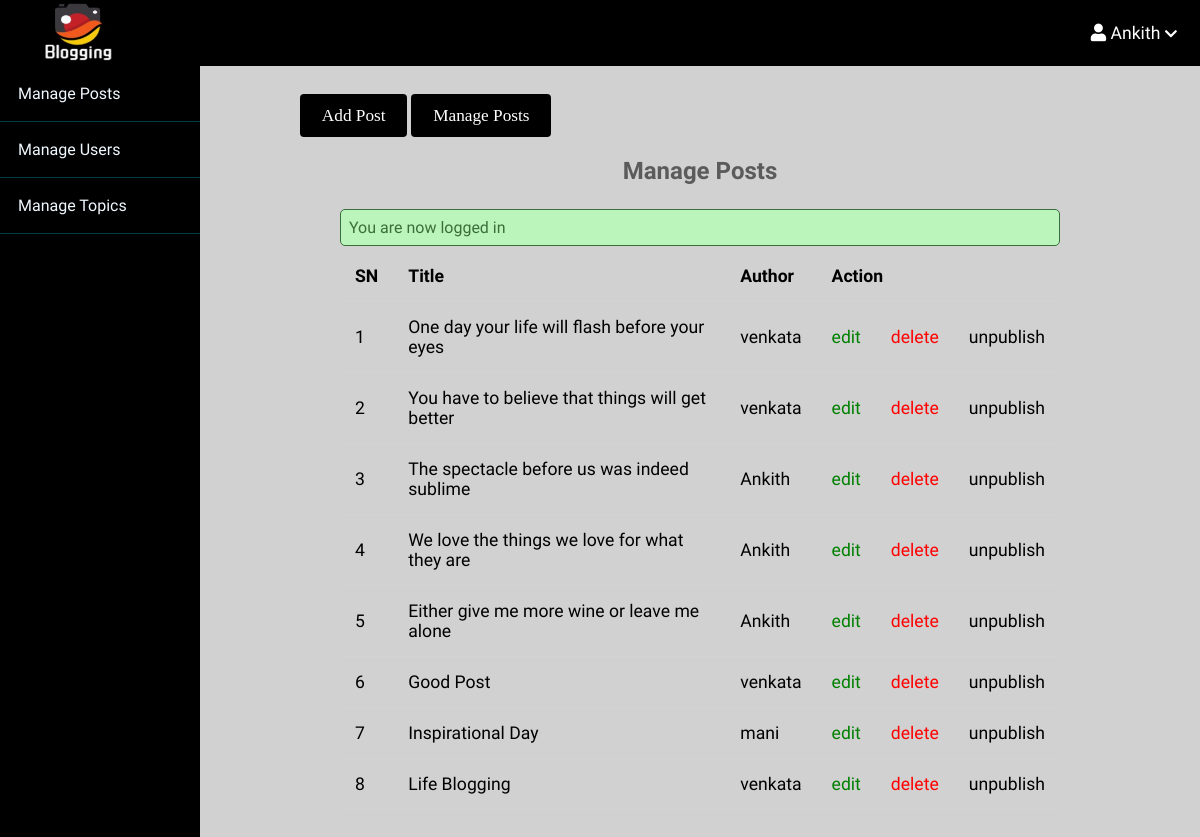
Screenshot of /admin/posts/index.php (signed in) with the database file from the repository.
### tables this page shows
CREATE TABLE `posts` (
  `id` int(11) NOT NULL,
  `user_id` int(11) NOT NULL,
  `topic_id` int(11) DEFAULT NULL,
  `title` varchar(255) NOT NULL,
  `image` varchar(255) NOT NULL,
  `body` text NOT NULL,
  `published` tinyint(4) NOT NULL,
  `created_at` datetime NOT NULL DEFAULT current_timestamp()
);

CREATE TABLE `users` (
  `id` int(11) NOT NULL,
  `admin` tinyint(4) NOT NULL,
  `username` varchar(255) NOT NULL,
  `email` varchar(255) NOT NULL,
  `password` varchar(255) NOT NULL,
  `created_at` timestamp NOT NULL DEFAULT current_timestamp()
);

### app/database/db.php (called while the page is built, shortened)
<?php
require('connect.php');
function executeQuery($sql, $data)
{
    global $conn;
    $stmt = $conn->prepare($sql);
    $values = array_values($data);
    $types = str_repeat('s', count($values));
    $stmt->bind_param($types, ...$values);
    $stmt->execute();
    return $stmt;
}
function selectAll($table, $conditions = [])
{
    global $conn;
    $sql = "SELECT * FROM $table";
    if (empty($conditions)) {
        $stmt = $conn->prepare($sql);
        $stmt->execute();
        $records = $stmt->get_result()->fetch_all(MYSQLI_ASSOC);
        return $records;
    }
}
function UserName($name)
{
    $sql = "SELECT username from users WHERE id=? LIMIT 1";
    $stmt = executeQuery($sql, ['id' => $name]);
    $records = $stmt->get_result()->fetch_all(MYSQLI_ASSOC);
    return $records;
}

### app/controllers/posts.php (called while the page is built, shortened)
<?php
include(ROOT_PATH . "/app/database/db.php");
$table = 'posts';
$posts = selectAll($table);

### admin/posts/index.php (the view, shortened to what this page needs)
<?php include(ROOT_PATH . "/app/controllers/posts.php");
?>
<!DOCTYPE html>
<html lang="en">
    <head>
        <link rel="stylesheet"
            href="https://use.fontawesome.com/releases/v5.7.2/css/all.css"
>
        <link rel="stylesheet" href="../../assets/css/style.css">
        <link rel="stylesheet" href="../../assets/css/admin.css">
    </head>
    <body>
    <?php include(ROOT_PATH . "/app/includes/adminHeader.php"); ?>
        <div class="admin-wrapper">
        <?php include(ROOT_PATH . "/app/includes/adminSidebar.php"); ?>
            <div class="admin-content">
                <div class="button-group">
                    <a href="create.php" class="btn btn-big">Add Post</a>
                    <a href="index.php" class="btn btn-big">Manage Posts</a>
                </div>
                <div class="content">
                    <h2 class="page-title">Manage Posts</h2>
                    <?php include(ROOT_PATH . "/app/includes/messages.php"); ?>
                    <table>
                        <thead>
                            <th>SN</th>
                            <th>Title</th>
                            <th>Author</th>
                            <th colspan="3">Action</th>
                        </thead>
                        <tbody>
                            <?php foreach ($posts as $key => $post): ?>
                                <tr>
                                    <td><?php echo $key + 1; ?></td>
                                    <td><?php echo $post['title']; ?></td>
                                    <td><?php
                                     $res = UserName($post['user_id']);
                                     echo $res[0]['username'];
                                     ?></td>
                                    <td><a href="edit.php?id=<?php echo $post['id']; ?>" class="edit">edit</a></td>
                                    <td><a href="edit.php?delete_id=<?php echo $post['id']; ?>" class="delete">delete</a></td>
                                    <?php if ($post['published']): ?>
                                        <td><a href="edit.php?published=0&p_id=<?php echo $post['id'] ?>" class="unpublish">unpublish</a></td>
                                    <?php else: ?>
                                        <td><a href="edit.php?published=1&p_id=<?php echo $post['id'] ?>" class="publish">publish</a></td>
                                    <?php endif; ?>
                                </tr>
                            <?php endforeach; ?>
                        </tbody>
                    </table>
                </div>
            </div>
        </div>
    </body>
</html>

### assets/css/style.css (style rules this page uses)
* { box-sizing: border-box }
html, body { height: 100%; padding: 0px; margin: 0px; background-color: rgb(209 209 209); font-family: 'Acme'; }
h1, h2, h3, h4, h5, h6 { font-family: 'Trade winds'; color: #5c5b5b; margin: 5px; }
a { text-decoration: none; color: inherit; }
.btn { padding: 0.5rem 1rem; background: #000000; color: white; border: 1px solid transparent; border-radius: 0.25rem; font-size: 1.08em; font-family: 'Lora', serif; }
.btn-big { padding: 0.7rem 1.3rem; line-height: 1.3rem; }
.content { width: 90%; margin: 30px auto 30px; }

### assets/css/admin.css (style rules this page uses)
.admin-wrapper { display: flex; height: calc(100% - 66px); }
.admin-wrapper .admin-content { flex: 8; height: 100%; padding: 40px 100px 100px; overflow-y: scroll; }
.admin-content .page-title { text-align: center; margin-bottom: 1.5rem; }
table { width: 100%; border-collapse: collapse; font-size: 1.1rem; }
th, td { padding: 15px; text-align: left; border-bottom: 1px solid #d3d3d3; }
.edit { color: green; }
.delete { color: red; }

### rows the page displays
posts: title "One day your life will flash before your eyes", user.username "venkata"
posts: title "You have to believe that things will get better", user.username "venkata"
posts: title "The spectacle before us was indeed sublime", user.username "Ankith"
posts: title "We love the things we love for what they are", user.username "Ankith"
posts: title "Either give me more wine or leave me alone", user.username "Ankith"
posts: title "Good Post", user.username "venkata"
posts: title "Inspirational Day", user.username "mani"
posts: title "Life Blogging", user.username "venkata"

### other values shown
$_SESSION['username'] "Ankith"
$_SESSION['message'] "You are now logged in"
